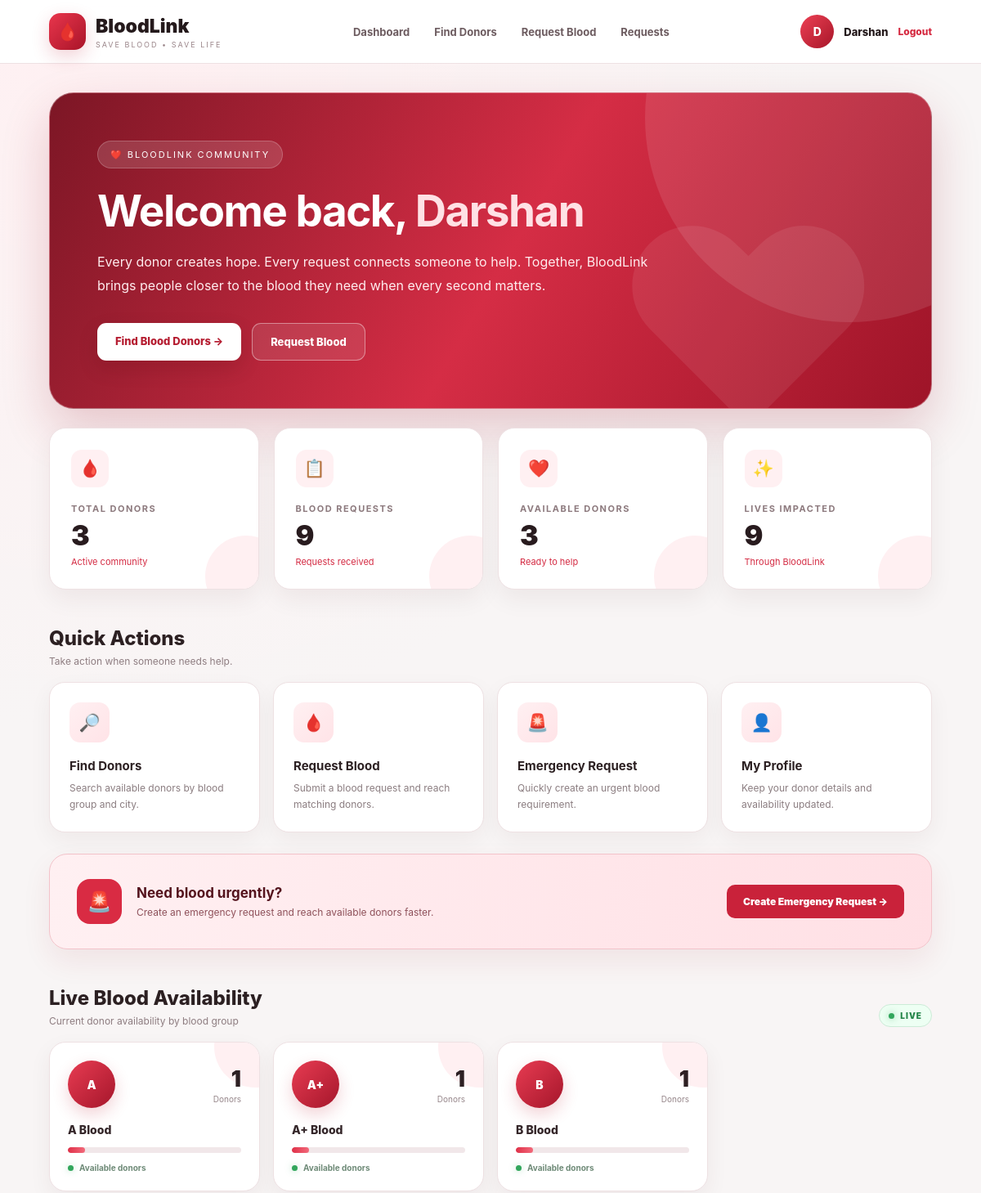
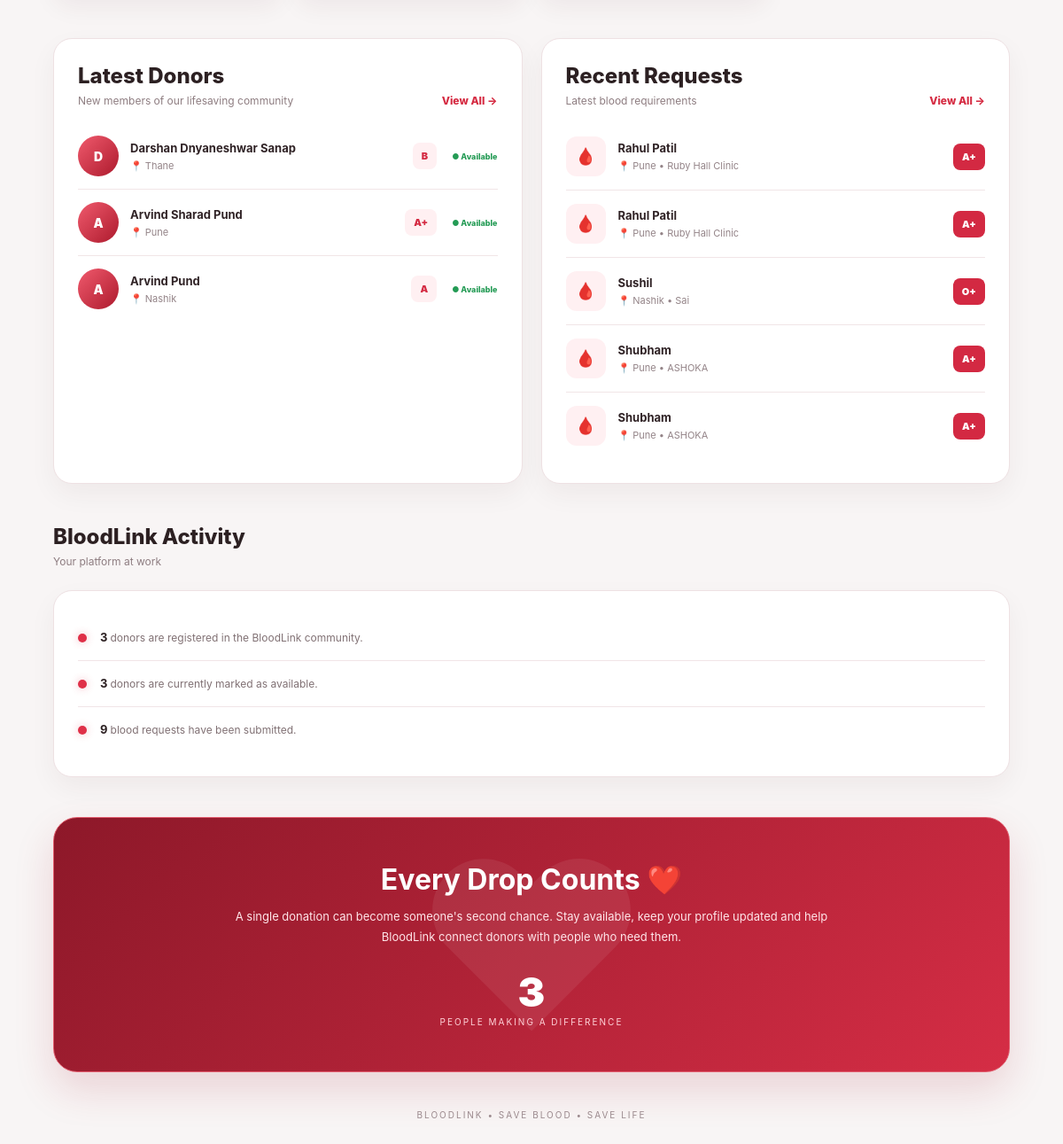
The page /dashboard/ (signed in) on the database its author committed (2 pictures, top to bottom).
### accounts/models.py (models this page shows, shortened)
class UserProfile(models.Model):
    user = models.OneToOneField(
        User,
        on_delete=models.CASCADE
    )
    full_name = models.CharField(
        max_length=100
    )
    blood_group = models.CharField(
        max_length=10
    )
    phone = models.CharField(
        max_length=15
    )
    city = models.CharField(
        max_length=100
    )
    photo = models.ImageField(
        upload_to="profile/",
        blank=True,
        null=True
    )
    emergency_contact = models.CharField(
        max_length=15,
        blank=True
    )
    is_available = models.BooleanField(
        default=True
    )
    location = models.CharField(
        max_length=255,
        blank=True
    )
    donation_count = models.PositiveIntegerField(
        default=0
    )

class BloodRequest(models.Model):
    STATUS_CHOICES = [
        ("Pending", "Pending"),
        ("Fulfilled", "Fulfilled"),
    ]
    patient_name = models.CharField(
        max_length=100
    )
    blood_group = models.CharField(
        max_length=10
    )
    city = models.CharField(
        max_length=100
    )
    hospital = models.CharField(
        max_length=100
    )
    contact_number = models.CharField(
        max_length=15
    )
    location = models.CharField(
        max_length=255,
        blank=True
    )
    emergency_contact = models.CharField(
        max_length=15,
        blank=True
    )
    units_required = models.PositiveIntegerField(
        default=1
    )
    status = models.CharField(
        max_length=20,
        choices=STATUS_CHOICES,
        default="Pending"
    )

### accounts/views.py (the view)
@login_required
def dashboard(request):
    total_donors = UserProfile.objects.count()
    total_requests = BloodRequest.objects.count()
    available_donors = UserProfile.objects.filter(
        is_available=True
    ).count()
    blood_stats = UserProfile.objects.values(
        "blood_group"
    ).annotate(
        total=Count("id")
    )
    latest_donors = UserProfile.objects.order_by("-id")[:5]
    recent_requests = BloodRequest.objects.order_by("-id")[:5]
    unread_notifications = Notification.objects.filter(
        user=request.user,
        is_read=False
    ).count()
    return render(
        request,
        "accounts/dashboard.html",
        {
            "total_donors": total_donors,
            "total_requests": total_requests,
            "available_donors": available_donors,
            "blood_stats": blood_stats,
            "latest_donors": latest_donors,
            "recent_requests": recent_requests,
            "unread_notifications": unread_notifications,
        },
    )

### templates/accounts/dashboard.html (shortened to what this page needs)
<!DOCTYPE html>
<html lang="en">
<head>
</head>
<body>
<nav class="navbar">
    <a href="/dashboard/" class="logo">
        <div class="logo-icon">
            🩸
        </div>
        <div>
            <div class="logo-text">
                BloodLink
            </div>
            <div class="logo-sub">
                SAVE BLOOD • SAVE LIFE
            </div>
        </div>
    </a>
    <div class="nav-menu">
        <a href="/dashboard/">Dashboard</a>
        <a href="/donors/">Find Donors</a>
        <a href="/request-blood/">Request Blood</a>
        <a href="/blood-requests/">Requests</a>
    </div>
    <div class="user-area">
        <div class="avatar-small">
            {{ request.user.username|first|upper }}
        </div>
        <span class="user-name">
            {{ request.user.username }}
        </span>
        <a href="/logout/" class="logout">
            Logout
        </a>
    </div>
</nav>
<main class="container">
<section class="hero">
    <div class="hero-content">
        <div class="hero-label">
            ❤️ BloodLink Community
        </div>
        <h1>
            Welcome back,
            <span>{{ request.user.username }}</span>
        </h1>
        <p>
            Every donor creates hope. Every request connects someone
            to help. Together, BloodLink brings people closer to the
            blood they need when every second matters.
        </p>
        <div class="hero-buttons">
            <a href="/donors/" class="btn btn-primary">
                Find Blood Donors →
            </a>
            <a href="/request-blood/" class="btn btn-outline">
                Request Blood
            </a>
        </div>
    </div>
</section>
<section class="stats">
    <div class="stat-card">
        <div class="stat-icon">
            🩸
        </div>
        <div class="stat-title">
            Total Donors
        </div>
        <div class="stat-number">
            {{ total_donors }}
        </div>
        <div class="stat-note">
            Active community
        </div>
    </div>
    <div class="stat-card">
        <div class="stat-icon">
            📋
        </div>
        <div class="stat-title">
            Blood Requests
        </div>
        <div class="stat-number">
            {{ total_requests }}
        </div>
        <div class="stat-note">
            Requests received
        </div>
    </div>
    <div class="stat-card">
        <div class="stat-icon">
            ❤️
        </div>
        <div class="stat-title">
            Available Donors
        </div>
        <div class="stat-number">
            {{ available_donors }}
        </div>
        <div class="stat-note">
            Ready to help
        </div>
    </div>
    <div class="stat-card">
        <div class="stat-icon">
            ✨
        </div>
        <div class="stat-title">
            Lives Impacted
        </div>
        <div class="stat-number">
            {{ total_requests }}
        </div>
        <div class="stat-note">
            Through BloodLink
        </div>
    </div>
</section>
<section class="section">
    <div class="section-header">
        <div>
            <div class="section-title">
                Quick Actions
            </div>
            <div class="section-desc">
                Take action when someone needs help.
            </div>
        </div>
    </div>
    <div class="actions">
        <a href="/donors/" class="action">
            <div class="action-icon">
                🔎
            </div>
            <h3>
                Find Donors
            </h3>
            <p>
                Search available donors by blood group and city.
            </p>
        </a>
        <a href="/request-blood/" class="action">
            <div class="action-icon">
                🩸
            </div>
            <h3>
                Request Blood
            </h3>
            <p>
                Submit a blood request and reach matching donors.
            </p>
        </a>
        <a href="/emergency-request/" class="action">
            <div class="action-icon">
                🚨
            </div>
            <h3>
                Emergency Request
            </h3>
            <p>
                Quickly create an urgent blood requirement.
            </p>
        </a>
        <a href="/profile/" class="action">
            <div class="action-icon">
                👤
            </div>
            <h3>
                My Profile
            </h3>
            <p>
                Keep your donor details and availability updated.
            </p>
        </a>
    </div>
</section>
<section class="emergency">
    <div class="emergency-left">
        <div class="emergency-icon">
            🚨
        </div>
        <div>
            <h3>
                Need blood urgently?
            </h3>
            <p>
                Create an emergency request and reach available donors faster.
            </p>
        </div>
    </div>
    <a href="/emergency-request/" class="emergency-btn">
        Create Emergency Request →
    </a>
</section>
<section class="section">
    <div class="section-header">
        <div>
            <div class="section-title">
                Live Blood Availability
            </div>
            <div class="section-desc">
                Current donor availability by blood group
            </div>
        </div>
        <div class="live-badge">
            <span></span>
            LIVE
        </div>
    </div>
    <div class="blood-availability-grid">
        {% for item in blood_stats %}
        <div class="blood-availability-card">
            <div class="blood-card-top">
                <div class="blood-big-circle">
                    {{ item.blood_group }}
                </div>
                <div class="blood-count">
                    <strong>
                        {{ item.total }}
                    </strong>
                    <small>
                        Donors
                    </small>
                </div>
            </div>
            <div class="blood-group-title">
                {{ item.blood_group }} Blood
            </div>
            <div class="blood-bar">
                <div
                    class="blood-bar-fill"
                    style="width: {% if item.total >= 10 %}100{% else %}{{ item.total }}0{% endif %}%;">
                </div>
            </div>
            <div class="blood-availability-status">
                <span class="status-dot"></span>
                Available donors
            </div>
        </div>
        {% empty %}
        <div class="empty-blood">
            No blood group data available.
        </div>
        {% endfor %}
    </div>
</section>
<section class="section">
    <div class="grid-two">
        <div class="card">
            <div class="section-header">
                <div>
                    <div class="section-title">
                        Latest Donors
                    </div>
                    <div class="section-desc">
                        New members of our lifesaving community
                    </div>
                </div>
                <a href="/donors/" class="view-all">
                    View All →
                </a>
            </div>
            {% for donor in latest_donors %}
            <div class="donor-row">
                <div class="donor-avatar">
                    {{ donor.full_name|first|upper }}
                </div>
                <div class="donor-details">
                    <div class="donor-name">
                        {{ donor.full_name }}
                    </div>
                    <div class="donor-location">
                        📍 {{ donor.city }}
                    </div>
                </div>
                <div class="donor-blood">
                    {{ donor.blood_group }}
                </div>
                {% if donor.is_available %}
                <div class="available">
                    ● Available
                </div>
                {% endif %}
            </div>
            {% empty %}
            <p style="color:#8d7d81;font-size:13px;">
                No donors found.
            </p>
            {% endfor %}
        </div>
        <div class="card">
            <div class="section-header">
                <div>
                    <div class="section-title">
                        Recent Requests
                    </div>
                    <div class="section-desc">
                        Latest blood requirements
                    </div>
                </div>
                <a href="/blood-requests/" class="view-all">
                    View All →
                </a>
            </div>
            {% for request in recent_requests %}
            <div class="request-row">
                <div class="request-icon">
                    🩸
                </div>
                <div class="request-info">
                    <div class="request-name">
                        {{ request.patient_name }}
                    </div>
                    <div class="request-location">
                        📍 {{ request.city }}
                        {% if request.hospital %}
                            • {{ request.hospital }}
                        {% endif %}
                    </div>
                </div>
                <div class="request-blood">
                    {{ request.blood_group }}
                </div>
            </div>
            {% empty %}
            <p style="color:#8d7d81;font-size:13px;">
                No recent blood requests.
            </p>
            {% endfor %}
        </div>
    </div>
</section>
<section class="section">
    <div class="section-header">
        <div>
            <div class="section-title">
                BloodLink Activity
            </div>
            <div class="section-desc">
                Your platform at work
            </div>
        </div>
    </div>
    <div class="activity">
        <div class="activity-item">
            <div class="activity-dot"></div>
            <div class="activity-text">
                <strong>
                    {{ total_donors }}
                </strong>
                donors are registered in the BloodLink community.
            </div>
        </div>
        <div class="activity-item">
            <div class="activity-dot"></div>
            <div class="activity-text">
                <strong>
                    {{ available_donors }}
                </strong>
                donors are currently marked as available.
            </div>
        </div>
        <div class="activity-item">
            <div class="activity-dot"></div>
            <div class="activity-text">
                <strong>
                    {{ total_requests }}
                </strong>
                blood requests have been submitted.
            </div>
        </div>
    </div>
</section>
<section class="impact">
    <div class="impact-content">
        <h2>
            Every Drop Counts ❤️
        </h2>
        <p>
            A single donation can become someone's second chance.
            Stay available, keep your profile updated and help
            BloodLink connect donors with people who need them.
        </p>
        <div class="impact-number">
            {{ total_donors }}
        </div>
        <div class="impact-label">
            People Making A Difference
        </div>
    </div>
</section>
<footer>
    BLOODLINK • SAVE BLOOD • SAVE LIFE
</footer>
</main>
</body>
</html>

### rows shown on the page
UserProfile: full_name|first "D", full_name "Darshan Dnyaneshwar Sanap", city "Thane", blood_group "B", is_available "● Available"
UserProfile: full_name|first "A", full_name "Arvind Sharad Pund", city "Pune", blood_group "A+", is_available "● Available"
UserProfile: full_name|first "A", full_name "Arvind Pund", city "Nashik", blood_group "A", is_available "● Available"
BloodRequest: patient_name "Rahul Patil", city "Pune", hospital "Ruby Hall Clinic", blood_group "A+"
BloodRequest: patient_name "Rahul Patil", city "Pune", hospital "Ruby Hall Clinic", blood_group "A+"
BloodRequest: patient_name "Sushil", city "Nashik", hospital "Sai", blood_group "O+"
BloodRequest: patient_name "Shubham", city "Pune", hospital "ASHOKA", blood_group "A+"
BloodRequest: patient_name "Shubham", city "Pune", hospital "ASHOKA", blood_group "A+"

### other values the page prints
{{ request.user.username|first|upper }} "D"
{{ request.user.username }} "Darshan"
{{ total_donors }} "3"
{{ total_requests }} "9"
{{ available_donors }} "3"
{{ item.blood_group }} "A" "A+" "B"
{{ item.total }} "1" "1" "1"
